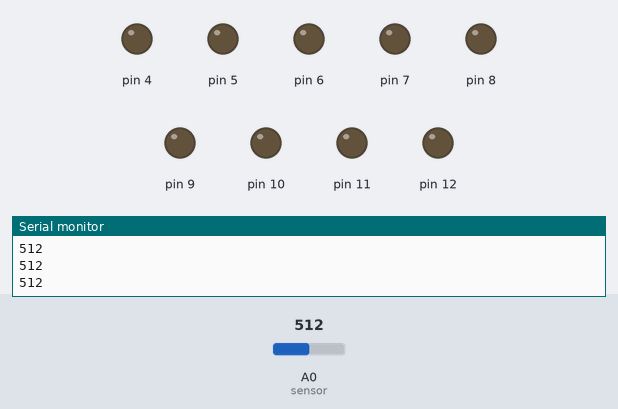
Recording of a sketch running on a simulated Arduino Uno, built with avr-gcc and run on an emulated ATmega328P. On the bench: output pins drawn as LEDs (lit = HIGH), the last lines printed to the serial monitor. Dashed ring = blinking. The inputs (shaded band) are chosen by the test bench; at power-on: A0 (sensor) = 512. The audio player accepts every command and is not drawn.

Above: at 1.7 s.
1.8 s: A0 (sensor) set to 485
At 1.97 s:
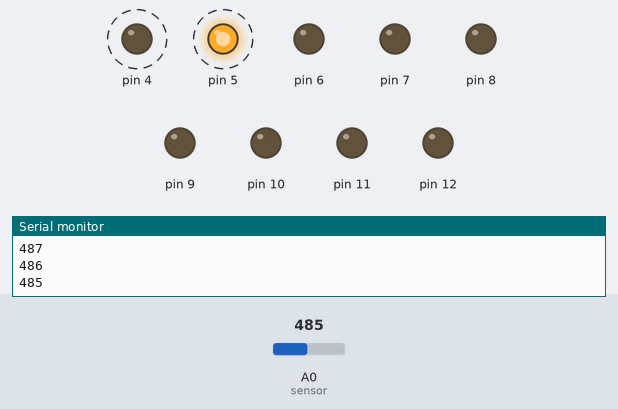
4.8 s: A0 (sensor) set to 701
7.8 s: A0 (sensor) set to 726
At 8.2 s:
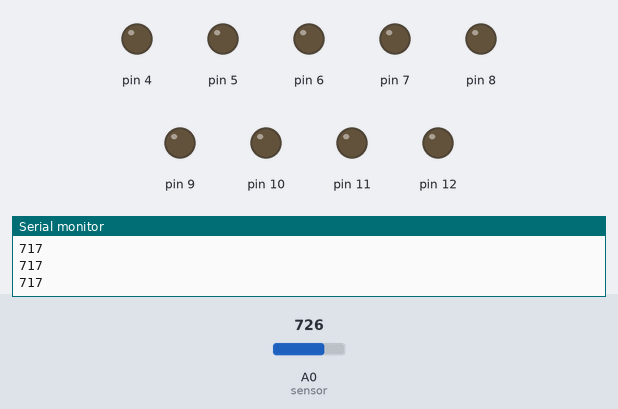
9.3 s: A0 (sensor) set to 490
At 9.57 s:
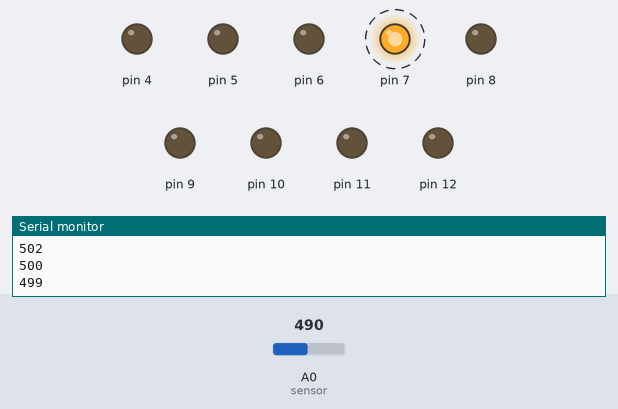
12.3 s: A0 (sensor) set to 900
At 12.8 s:
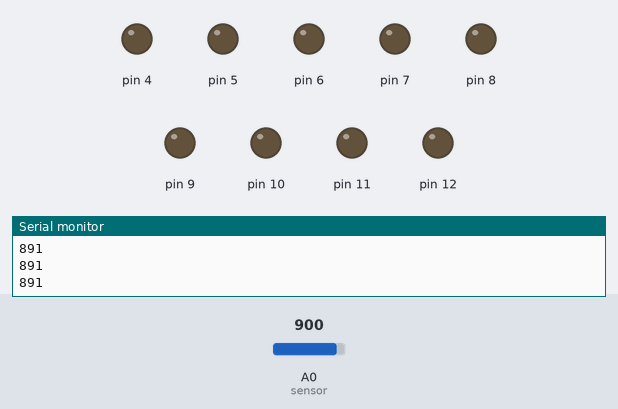
Timing chart, 0 to 14.8 s (numbered marks = the images above; inputs shaded):
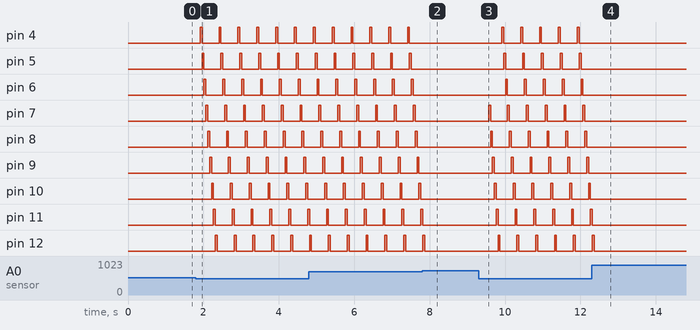

Measured:
- the behaviour switches between 500 and 499 on A0 (sensor) (found by bisection; images 0 and 1)
- the behaviour switches between 708 and 709 on A0 (sensor) (found by bisection; images 1 and 2)
- after the input at 1.8 s, pin 4: alternates HIGH for 0.05 s and LOW for 0.45 s, starting after 0.12 s; pin 5: alternates HIGH for 0.05 s and LOW for 0.45 s, starting after 0.16 s
- after the input at 7.8 s, pin 4–10: stops changing and stays LOW; pin 11: goes on until 7.8 s, then stays LOW; pin 12: goes on until 7.9 s, then stays LOW
- after the input at 9.3 s, pin 4: alternates HIGH for 0.05 s and LOW for 0.45 s, starting after 0.62 s; pin 5: alternates HIGH for 0.05 s and LOW for 0.45 s, starting after 0.67 s
- after the input at 12.3 s, pin 4–10: stops changing and stays LOW; pin 11: goes on until 12.3 s, then stays LOW; pin 12: goes on until 12.4 s, then stays LOW

The sketch:

HandInHand_LED_order.ino
```cpp
#include "SoftwareSerial.h"
#include "DFRobotDFPlayerMini.h"
#include "SimpleTimer.h"

#define LED_DELAY 50

const int sensor = A0;
const int mp3_rx = 2;
const int mp3_tx = 3;

int value = 1023;
boolean touched = false;
boolean state;
unsigned long stopTime = 0;
int current = 0;

SoftwareSerial mp3Serial(mp3_rx, mp3_tx);
DFRobotDFPlayerMini myDFPlayer;
SimpleTimer timer;

void setup() {
  Serial.begin(9600);
  mp3Serial.begin(9600);

  if (!myDFPlayer.begin(mp3Serial)) {
    Serial.println(F("Unable to begin:"));
    Serial.println(F("1.Please recheck the connection!"));
    Serial.println(F("2.Please insert the SD card!"));
    while(true);
  }

  myDFPlayer.setTimeOut(500);
  myDFPlayer.volume(25);

  for (int i = 4; i <= 12; i++) {
    pinMode(i, OUTPUT);
  }

  timer.setInterval(10, checkSensor);
  timer.setInterval(LED_DELAY, changeLED);
}

void loop() {
  timer.run();
}

void checkSensor() {
  int raw = analogRead(sensor);
  value += (raw - value) * 0.1;

  Serial.println(value);

  if (!touched && value < 500) {
    touched = true;

    if (millis() - stopTime > 2000) {
       myDFPlayer.next();
    } else {
       myDFPlayer.start();
    }
  } else if (touched && value >= 700) {
    touched = false;

    myDFPlayer.pause();
    stopTime = millis();
  }
}

void changeLED() {
  current++;
  if (current > 9) {
    current = 0;
  }

  for (int i = 4; i <= 12; i++) {
    if (touched && i - 4 == current) {
      digitalWrite(i, HIGH);
    } else {
      digitalWrite(i, LOW);
    }
  }
}
```
